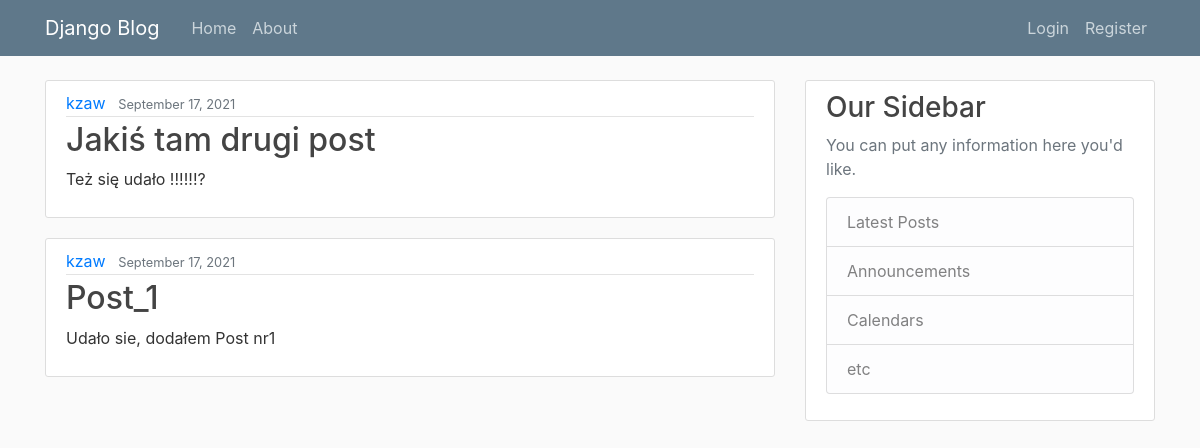
/, run on an earlier commit of the app's database.
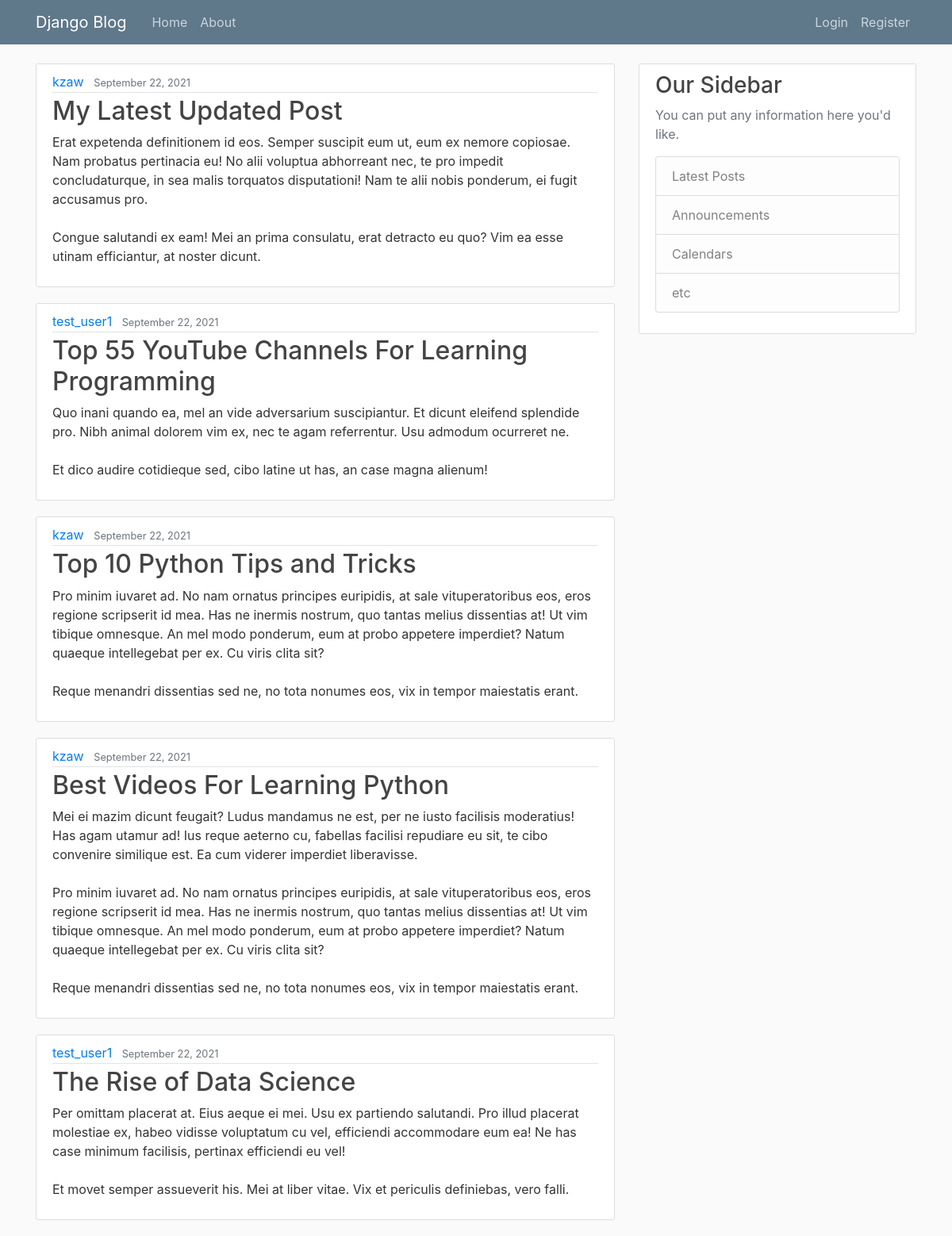
And on a later commit of the database.
### blog/models.py (models this page shows, shortened)
class Post(models.Model):
    title = models.CharField(max_length=100)
    content = models.TextField()
    date_posted = models.DateTimeField(default=timezone.now)
    author = models.ForeignKey(User,on_delete=models.CASCADE)

### blog/views.py (the view)
# urls.py: path('', PostListView.as_view(), name='blog-home'),
class PostListView(ListView):
    model = Post
    template_name = 'blog/home.html'    #<app>/<model>_<viewtype>.html
    context_object_name='posts'
    ordering=['-date_posted']     #['-date_posted'] z minusem odwrotne sortowanie
    paginate_by=5

### blog/templates/blog/home.html
{% extends "blog/base.html" %}
{% block content %}
    {% for post in posts %}
        <article class="media content-section">
          <div class="media-body">
            <div class="article-metadata">
              <a class="mr-2" href="#">{{ post.author }}</a>
              <small class="text-muted">{{ post.date_posted|date:"F d, Y" }}</small>
            </div>
            <h2><a class="article-title" href="#">{{ post.title }}</a></h2>
            <p class="article-content">{{ post.content }}</p>
          </div>
        </article>
    {% endfor %}
{% endblock content %}

What changed in the data, as far as the page shows it:
no longer on this page (row edited): Post: author "kzaw", date_posted "September 17, 2021", title "Jakiś tam drugi post", content "Też się udało !!!!!!?"
removed Post: author "kzaw", date_posted "September 17, 2021", title "Post_1", content "Udało sie, dodałem Post nr1"
added Post: author "kzaw", date_posted "September 22, 2021", title "My Latest Updated Post", content "Erat expetenda definitionem id eos. Semper suscipit eum ut, eum ex nemore copiosae. Nam probatus pertinacia eu! No alii voluptua abhorreant nec, te pro impedit concludaturque, in sea malis torquatos disputationi! Nam te alii nobis ponderum, ei fugit accusamus pro. Congue salutandi ex eam! Mei an prima consulatu, erat detracto eu quo? Vim ea esse utinam efficiantur, at noster dicunt."
added Post: author "test_user1", date_posted "September 22, 2021", title "Top 55 YouTube Channels For Learning Programming", content "Quo inani quando ea, mel an vide adversarium suscipiantur. Et dicunt eleifend splendide pro. Nibh animal dolorem vim ex, nec te agam referrentur. Usu admodum ocurreret ne. Et dico audire cotidieque sed, cibo latine ut has, an case magna alienum!"
added Post: author "kzaw", date_posted "September 22, 2021", title "Top 10 Python Tips and Tricks", content "Pro minim iuvaret ad. No nam ornatus principes euripidis, at sale vituperatoribus eos, eros regione scripserit id mea. Has ne inermis nostrum, quo tantas melius dissentias at! Ut vim tibique omnesque. An mel modo ponderum, eum at probo appetere imperdiet? Natum quaeque intellegebat per ex. Cu viris clita sit? Reque menandri dissentias sed ne, no tota nonumes eos, vix in tempor maiestatis erant."
added Post: author "kzaw", date_posted "September 22, 2021", title "Best Videos For Learning Python", content "Mei ei mazim dicunt feugait? Ludus mandamus ne est, per ne iusto facilisis moderatius! Has agam utamur ad! Ius reque aeterno cu, fabellas facilisi repudiare eu sit, te cibo convenire similique est. Ea cum viderer imperdiet liberavisse. Pro minim iuvaret ad. No nam ornatus principes euripidis, at sale vituperatoribus eos, eros regione scripserit id mea. Has ne inermis nostrum, quo tantas melius dissentias at! Ut vim tibique omnesque. An mel modo ponderum, eum at probo appetere imperdiet? Natum quaeque intellegebat per ex. Cu viris clita sit? Reque menandri dissentias sed ne, no tota nonumes eos, vix in tempor maiestatis erant."
added Post: author "test_user1", date_posted "September 22, 2021", title "The Rise of Data Science", content "Per omittam placerat at. Eius aeque ei mei. Usu ex partiendo salutandi. Pro illud placerat molestiae ex, habeo vidisse voluptatum cu vel, efficiendi accommodare eum ea! Ne has case minimum facilisis, pertinax efficiendi eu vel! Et movet semper assueverit his. Mei at liber vitae. Vix et periculis definiebas, vero falli."
